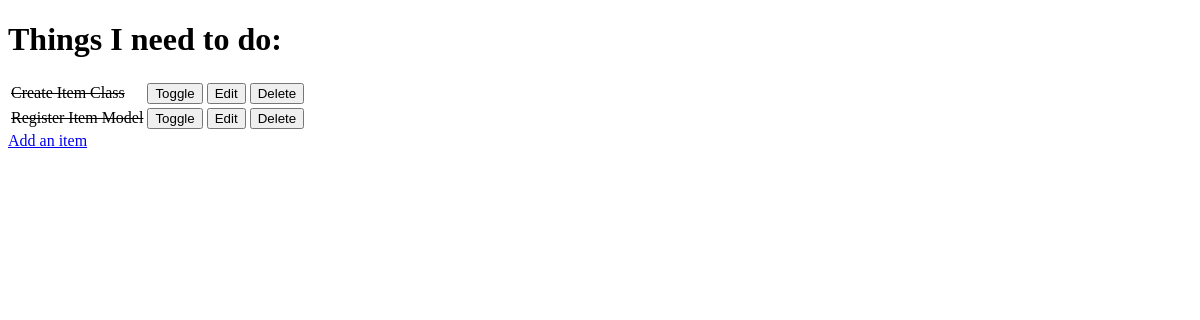
The app's page /, older data.
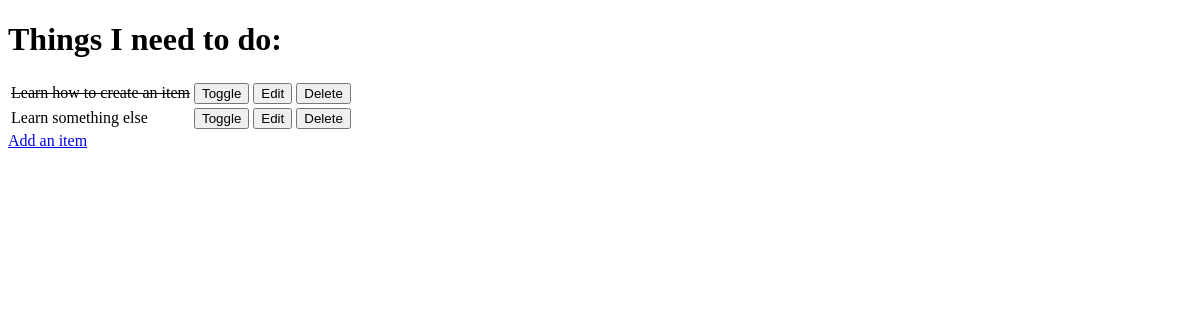
The same page, newer data.
### todo/models.py (models this page shows, shortened)
class Item(models.Model):
    name = models.CharField(max_length=50, null=False, blank=False)
    done = models.BooleanField(null=False, blank=False, default=False)

### todo/views.py (the view)
# urls.py: path('', views.get_todo_list, name='get_todo_list'),
def get_todo_list(request):
    items = Item.objects.all()
    context = {
        'items': items
    }
    return render(request, 'todo/todo_list.html', context)

### todo/templates/todo/todo_list.html (shortened to what this page needs)
<!DOCTYPE html>
<html lang="en">
<head>
</head>
<body>
    <h1>Things I need to do:</h1>
    <table>
        {% for item in items %}
        <tr>
            {% if item.done %}
                <td><strike>{{ item.name }}</strike></td>
            {% else %}
                <td>{{ item.name }}</td>
            {% endif%}
                <td><a href="/toggle/{{ item.id }}">
                    <button>Toggle</button>
                </a></td>
                <td><a href="/edit/{{ item.id }}">
                    <button>Edit</button>
                </a></td>
                <td><a href="/delete/{{ item.id }}">
                    <button>Delete</button>
                </a></td>
        </tr>
        {% empty %}
        <tr><td>You have nothing to do</td></tr>
        {% endfor %}
    </table>
    <a href="/add">Add an item</a>
</body>
</html>

Row changes from the older to the newer data that the page shows:
removed Item: name "Create Item Class"
removed Item: name "Register Item Model"
added Item: name "Learn how to create an item"
added Item: name "Learn something else"
